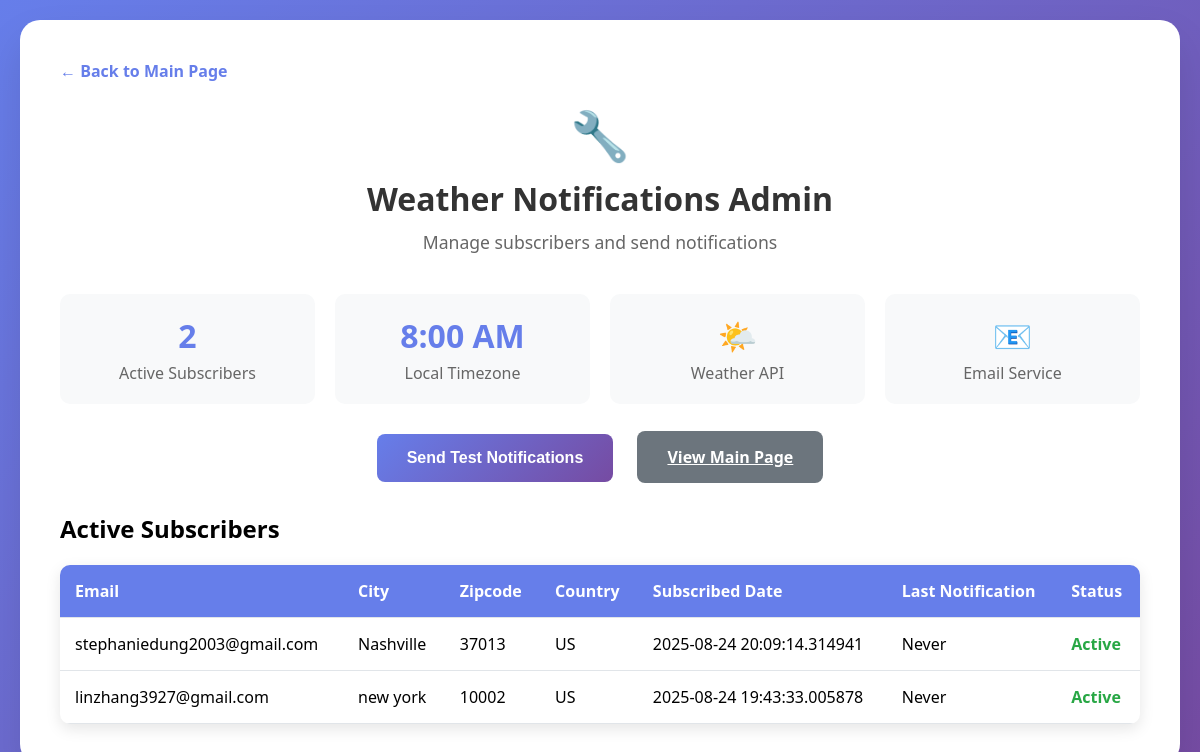
The page /admin on the database its author committed.
### tables this page shows
CREATE TABLE subscribers (
            id INTEGER PRIMARY KEY AUTOINCREMENT,
            email TEXT UNIQUE NOT NULL,
            city TEXT NOT NULL,
            country_code TEXT NOT NULL,
            subscribed_date TIMESTAMP DEFAULT CURRENT_TIMESTAMP,
            last_notification TIMESTAMP,
            is_active BOOLEAN DEFAULT 1
        , zipcode TEXT);

### app.py (the view)
@app.route('/admin')
def admin():
    conn = sqlite3.connect('subscribers.db')
    cursor = conn.cursor()
    cursor.execute('SELECT id, email, city, zipcode, country_code, subscribed_date, last_notification, is_active FROM subscribers WHERE is_active = 1 ORDER BY subscribed_date DESC')
    subscribers = cursor.fetchall()
    conn.close()
    return render_template('admin.html', subscribers=subscribers)

### templates/admin.html (shortened to what this page needs)
<!DOCTYPE html>
<html lang="en">
<head>
</head>
<body>
    <div class="container">
        <a href="{{ url_for('index') }}" class="back-link">← Back to Main Page</a>
        <div class="header">
            <div class="logo">🔧</div>
            <h1>Weather Notifications Admin</h1>
            <p class="subtitle">Manage subscribers and send notifications</p>
        </div>
        <div class="stats">
            <div class="stat-card">
                <div class="stat-number">{{ subscribers|length }}</div>
                <div class="stat-label">Active Subscribers</div>
            </div>
            <div class="stat-card">
                <div class="stat-number">8:00 AM</div>
                <div class="stat-label">Local Timezone</div>
            </div>
            <div class="stat-card">
                <div class="stat-number">🌤️</div>
                <div class="stat-label">Weather API</div>
            </div>
            <div class="stat-card">
                <div class="stat-number">📧</div>
                <div class="stat-label">Email Service</div>
            </div>
        </div>
        <div class="actions">
            <form method="POST" action="{{ url_for('send_test') }}" style="display: inline;">
                <button type="submit" class="btn">Send Test Notifications</button>
            </form>
            <a href="{{ url_for('index') }}" class="btn btn-secondary">View Main Page</a>
        </div>
        <h2>Active Subscribers</h2>
        {% if subscribers %}
            <table class="subscribers-table">
                <thead>
                    <tr>
                        <th>Email</th>
                        <th>City</th>
                        <th>Zipcode</th>
                        <th>Country</th>
                        <th>Subscribed Date</th>
                        <th>Last Notification</th>
                        <th>Status</th>
                    </tr>
                </thead>
                <tbody>
                    {% for subscriber in subscribers %}
                    <tr>
                        <td>{{ subscriber[1] }}</td>
                        <td>{{ subscriber[2] }}</td>
                        <td>{{ subscriber[3] if subscriber[3] else '-' }}</td>
                        <td>{{ subscriber[4] }}</td>
                        <td>{{ subscriber[5] }}</td>
                        <td>{{ subscriber[6] if subscriber[6] else 'Never' }}</td>
                        <td>
                            <span class="status-active">Active</span>
                        </td>
                    </tr>
                    {% endfor %}
                </tbody>
            </table>
        {% else %}
            <p style="text-align: center; color: #666; margin-top: 20px;">No active subscribers yet.</p>
        {% endif %}
    </div>
</body>
</html>

### templates/admin.html (style rules this page uses)
* { margin: 0; padding: 0; box-sizing: border-box; }
body { font-family: 'Segoe UI', Tahoma, Geneva, Verdana, sans-serif; background: linear-gradient(135deg, #667eea 0%, #764ba2 100%); min-height: 100vh; padding: 20px; }
.container { max-width: 1200px; margin: 0 auto; background: white; border-radius: 20px; box-shadow: 0 20px 40px rgba(0,0,0,0.1); padding: 40px; }
.header { text-align: center; margin-bottom: 40px; }
.logo { font-size: 3rem; margin-bottom: 10px; }
h1 { color: #333; margin-bottom: 10px; }
.subtitle { color: #666; font-size: 1.1rem; }
.stats { display: grid; grid-template-columns: repeat(auto-fit, minmax(200px, 1fr)); gap: 20px; margin-bottom: 30px; }
.stat-card { background: #f8f9fa; padding: 20px; border-radius: 10px; text-align: center; }
.stat-number { font-size: 2rem; font-weight: bold; color: #667eea; }
.stat-label { color: #666; margin-top: 5px; }
.actions { margin-bottom: 30px; text-align: center; }
.btn { background: linear-gradient(135deg, #667eea 0%, #764ba2 100%); color: white; padding: 15px 30px; border: none; border-radius: 8px; font-size: 16px; font-weight: 600; cursor: pointer; transition: transform 0.2s; margin: 0 10px; }
.btn-secondary { background: #6c757d; }
.subscribers-table { width: 100%; border-collapse: collapse; margin-top: 20px; background: white; border-radius: 10px; overflow: hidden; box-shadow: 0 5px 15px rgba(0,0,0,0.1); }
.subscribers-table th, .subscribers-table td { padding: 15px; text-align: left; border-bottom: 1px solid #e1e5e9; }
.subscribers-table th { background: #667eea; color: white; font-weight: 600; }
.status-active { color: #28a745; font-weight: 600; }
.back-link { display: inline-block; margin-bottom: 20px; color: #667eea; text-decoration: none; font-weight: 600; }

### rows shown on the page
subscribers: email "stephaniedung2003@gmail.com", city "Nashville", zipcode "37013", country_code "US", subscribed_date "2025-08-24 20:09:14.314941", subscriber "Never"
subscribers: email "linzhang3927@gmail.com", city "new york", zipcode "10002", country_code "US", subscribed_date "2025-08-24 19:43:33.005878", subscriber "Never"

### other values the page prints
{{ subscribers|length }} "2"
